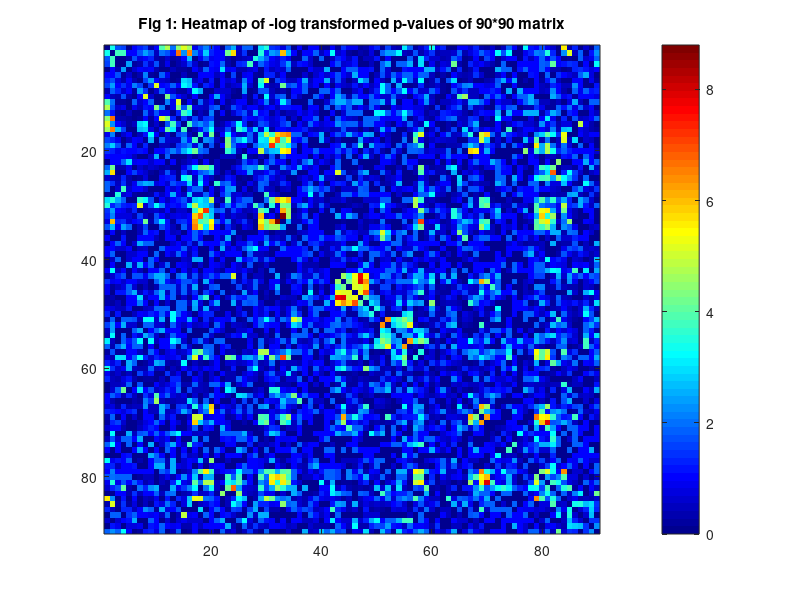

The MATLAB script that drew this image: (Note: this script raises an error after producing the figure.)
%% SICERS network detection and testing
% Network object oriented statistics method is a new appraoch to detect and test hidden phenotype related connectivity patterns at the "network" level. Notet that the subgraph may vary a little bit due to the random intialization of the kmeans++ algorithm.
%% D2 data analysis
load('data_d2.mat')
figure;imagesc(WnTest);colorbar;colormap("jet")
title('Fig 1: Heatmap of -log transformed p-values of 90*90 matrix');
snapnow;
% parameter tuning
[lambda_out, cut_out] = param_tuning(WnTest);
% identify subnetwork
kmeans_iter = 20;
[CID_SICERS,W_SICERS, Clist_SICERS]=SICERS_final(WnTest,cut_out,lambda_out, kmeans_iter);
% display figure
figure;imagesc(W_SICERS);colorbar;colormap("jet")
title('Fig 2: Heatmap of -log transformed p-values of 90*90 matrix with detected subnetworks');
snapnow;